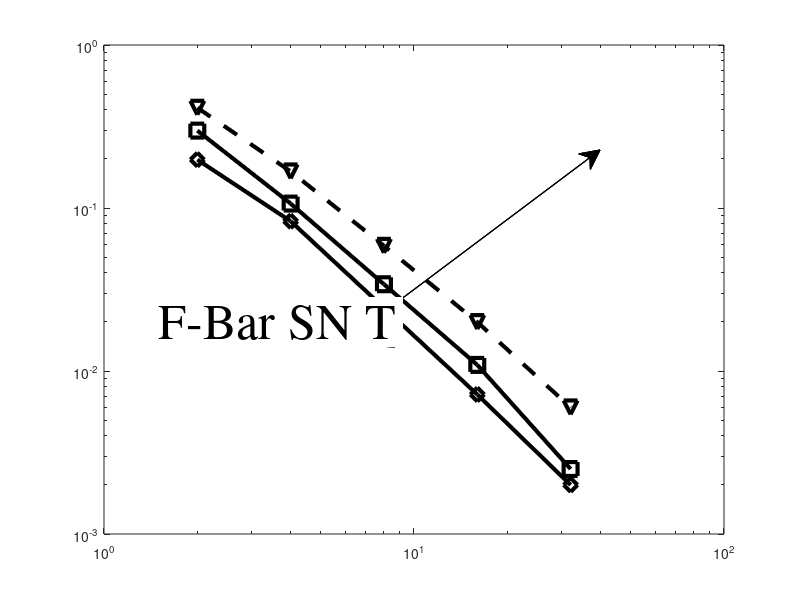

MATLAB code for this plot: (Note: this script raises an error after producing the figure.)
function plot_Cook_3D_strain_abaqus
font='Times';
Legends = {};
Data = {};
Description = {};
convutip=6.932;
convutip=6.9083;% for 128x128 mesh

function s=n2style(d)
switch d
    case 'F-Bar SN Q'
        s='ks-';
    case 'F-Bar SN T'
        s='kv--';
    case 'Q1E4'
        s='kd-';
    otherwise
        s=name_to_style(d);
end
end

Data{end+1}=[
   22.0000   11.0000    2.7500    1.3750 
   [5.332, 6.096, 6.6, 6.661]*1.0392
];'';Description{end+1} ='Q1E4';
Data{end+1}=[
   22.0000   11.0000    5.5000    2.7500    1.3750
   4.847, 6.173, 6.673, 6.833, 6.891
];Description{end+1} ='F-Bar SN Q';
Data{end+1}=[
   22.0000   11.0000    5.5000    2.7500    1.3750
   4.0605, 5.7504, 6.5034, 6.7704, 6.867
];Description{end+1} ='F-Bar SN T';

% Data{end+1}=[
%    5.500000000000000   7.333333333333333  11.000000000000000  22.000000000000000
%    6.895646945396894   6.852368871271234   6.642006177730575   4.883541280078670
%    ];'';Description{end+1} ='H8MSGSO';% for thickness 40.0
% Data{end+1}=[
%     3.1429    3.6667    4.4000    5.5000    7.3333   11.0000   22.0000
%       6.9121    6.9006    6.8784    6.8292    6.6944    6.1879    4.3408
%    ];'';Description{end+1} ='H8MSGSO';% for thickness 20.0
% Data{end+1}=[
%   2.7500    3.1429    3.6667    4.4000    5.5000    7.3333   11.0000   22.0000
%     6.8906    6.8728    6.8429    6.7885    6.6780    6.4214    5.9233    5.0134
%    ];'';Description{end+1} ='H8MSGSO';% for thickness 10.0
% This data was computed with the Phi parameter computed for the
% plane--stress model and also the Poisson ratio clamped to 0.3
Data{end+1}=[  2.7500    3.1429    3.6667    4.4000    5.5000    7.3333   11.0000   22.0000
    6.8627    6.8502    6.8325    6.8056    6.7605    6.6711    6.4273    5.4664
   ];'';Description{end+1} ='H8MSGSO';% for thickness 16/n
Data{end+1}=[  2.7500    3.1429    3.6667    4.4000    5.5000    7.3333   11.0000   22.0000
     6.6195    6.5539    6.4604    6.3196    6.0921    5.6894    4.8963    3.1970
   ];'';Description{end+1} ='H8MSGSO';% for thickness 16/n




% Data{end+1}=[
%    22.000000000000000  11.000000000000000   7.333333333333333   5.500000000000000
%    5.752894698151852   6.394590517131232   6.608753451671958   6.705988200436940
% ];'';Description{end+1} ='H20R';

figure('Position',[100,100,640,700]);
% for j=1:(length(Data))
%     data=Data{j};
%     n=44./data(1,:); uz=data(2,:);
%     %     [xestim, beta, c, residual] = richextrapol(se([1,2,3]),h([1,2,3]));
%     %         loglog(n,abs((uz-convutip)/convutip),name_to_style(Description{j}),'lineWIDTH', 3, 'markersize',10); hold on;
%     plot(n,uz/convutip,n2style(Description{j}),'lineWIDTH', 3, 'markersize',10); hold on;
%     annotation('textarrow', [0.5,  0.75], [0.5,  0.75], 'string',Description{j},'TextBackground','w','color','k','fontname','times','fontsize',36)
% end
%
% % set(gca,'XLim', [100, 1000]);
% % set(gca,'YLim', [0.001, 1.0]);
% xlabel ('Number of elements per side')
% % ylabel ('Est. True Error of Deflection')
% ylabel ('Deflection')
% % legend(Description,'Location','Southeast')
% set(gca,'Position',[0.2 0.17 0.75 0.78]);
% options.FontSize=30;
% set_pub_defaults(gcf,options);
% % set_decades_on_axis (gca)
% hold on; grid on; figure (gcf);
% % title( ['Fiber reinforced cantilever, iso'])
% % saveas(gcf,[mfilename '.png']);
% % saveas(gcf,[mfilename '.fig']);
% %  saveas(gcf,[mfilename '.eps']);
% %  close  all


%
figure('Position',[100,100,640,700]);
for j=1:(length(Data))
    data=Data{j};
    n=44./data(1,:); uz=data(2,:);
    %     [xestim, beta, c, residual] = richextrapol(se([1,2,3]),h([1,2,3]));
            loglog(n,abs((uz-convutip)/convutip),n2style(Description{j}),'lineWIDTH', 3, 'markersize',10); hold on;
            %     plot(n,uz,name_to_style(Description{j}),'lineWIDTH', 3, 'markersize',10); hold on;
    annotation('textarrow', [0.5,  0.75], [0.5,  0.75], 'string',Description{j},'TextBackground','w','color','k','fontname','times','fontsize',36)
end

% set(gca,'XLim', [100, 1000]);
% set(gca,'YLim', [0.001, 1.0]);
xlabel ('Number of elements per side')
ylabel ('Est. True Error of Deflection')
% ylabel ('Deflection')
% legend(Description,'Location','Southeast')
set(gca,'Position',[0.2 0.17 0.75 0.78]);
options.FontSize=30;
set_pub_defaults(gcf,options);
set_decades_on_axis (gca)
hold on; grid on; figure (gcf);
% title( ['Fiber reinforced cantilever, iso'])
% saveas(gcf,[mfilename '.png']);
% saveas(gcf,[mfilename '.fig']);
%  saveas(gcf,[mfilename '.eps']);
%  close  allend
end
